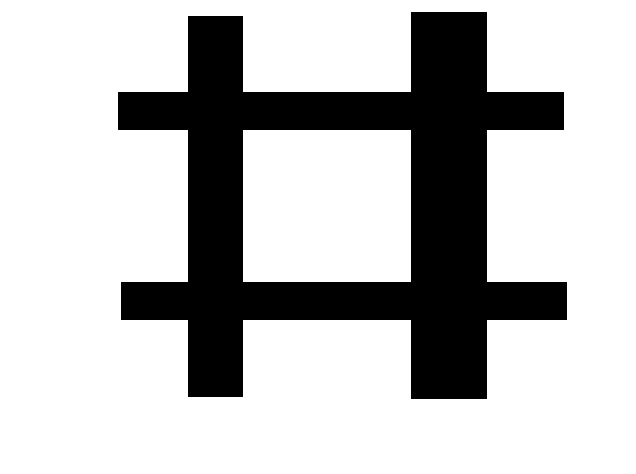
#> input picture _4.python/__code/科班出身的AI人必修課：OpenCV影像處理/chapter9/sobel4.bmp, 636 x 474 px
$ python '例9.12.py'   (older library calls are emulated)
#> lines starting #> are read from the running program, lines starting #| are printed output that depends on the picture; after the words box and inside, x2 and y2 are one past the last pixel; in counts of white or black regions, pixels touching at a corner belong together
# -*- coding: utf-8 -*-
"""
Created on Tue Nov  6 18:50:00 2018

@author: 李立宗  lilizong@gmail.com
《OpenCV图穷匕见——Python实现》 电子工业出版社
"""

import cv2
o = cv2.imread('sobel4.bmp',cv2.IMREAD_GRAYSCALE)
#> o: shape (474, 636); 75.4% white; 1 black region, box (x1, y1, x2, y2) and area: (118, 12, 567, 399) 74307
scharrx = cv2.Sobel(o,cv2.CV_64F,1,0,-1)
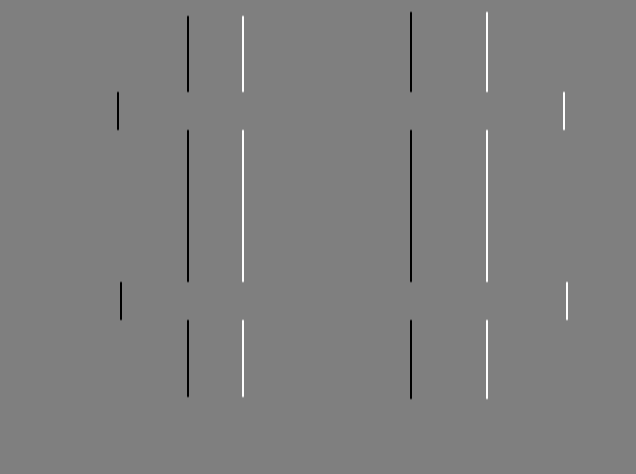
#> scharrx: shape (474, 636) float64; min -1020, max 1020, mean 0; drawn with min black and max white
scharry = cv2.Sobel(o,cv2.CV_64F,0,1,-1)
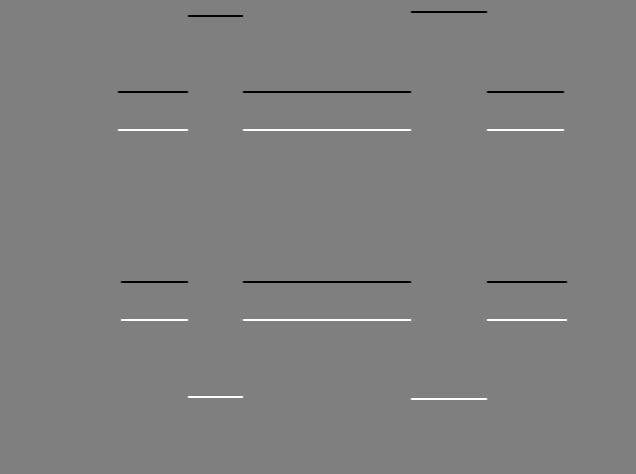
#> scharry: shape (474, 636) float64; min -1020, max 1020, mean 0; drawn with min black and max white
scharrx = cv2.convertScaleAbs(scharrx)   # 转回uint8
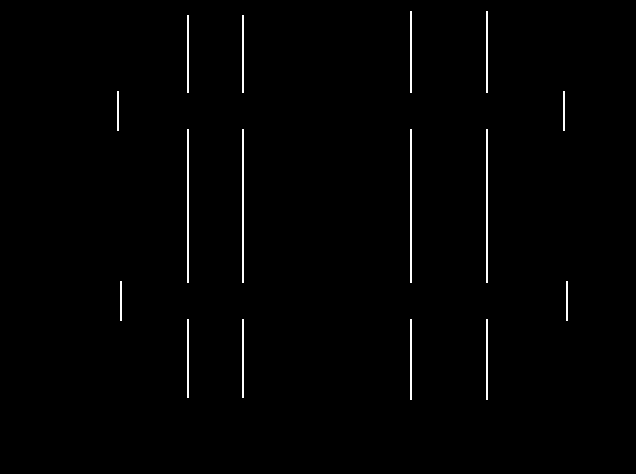
#> scharrx: shape (474, 636); 0.94% white in thin lines or dots, all inside (x1, y1, x2, y2) = (117, 11, 568, 400)
scharry = cv2.convertScaleAbs(scharry)
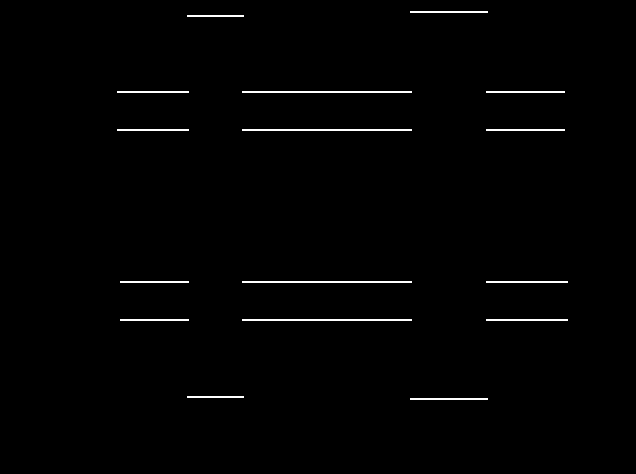
#> scharry: shape (474, 636); 1% white in thin lines or dots, all inside (x1, y1, x2, y2) = (117, 11, 568, 400)
cv2.imshow("original",o)
cv2.imshow("x",scharrx)
cv2.imshow("y",scharry)
cv2.waitKey()
cv2.destroyAllWindows()

$ run again, with _4.python/__code/科班出身的AI人必修課：OpenCV影像處理/chapter9/sobel1.bmp copied over _4.python/__code/科班出身的AI人必修課：OpenCV影像處理/chapter9/sobel4.bmp
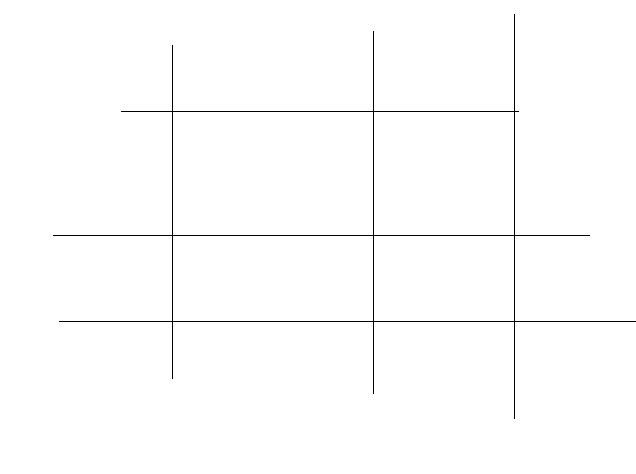
#> input picture _4.python/__code/科班出身的AI人必修課：OpenCV影像處理/chapter9/sobel1.bmp, 636 x 474 px
#> o: shape (474, 636); 99.1% white; black in thin lines or dots, all inside (x1, y1, x2, y2) = (53, 14, 636, 419)
#> `scharry = cv2.Sobel(o,cv2.CV_64F,0,1,-1)`:
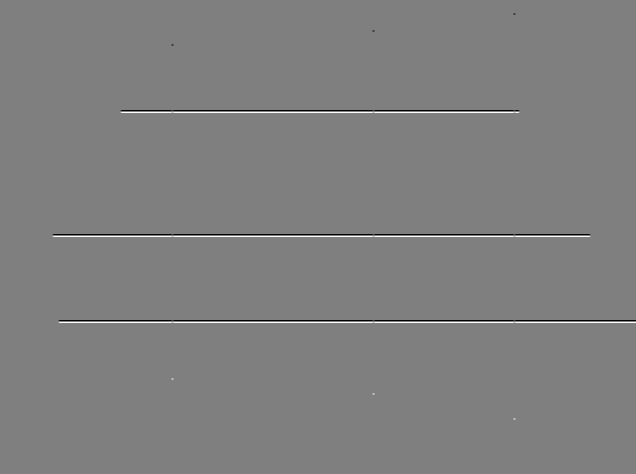
#> scharry: shape (474, 636) float64; min -1020, max 1020, mean 0; drawn with min black and max white
#> `scharry = cv2.convertScaleAbs(scharry)`:
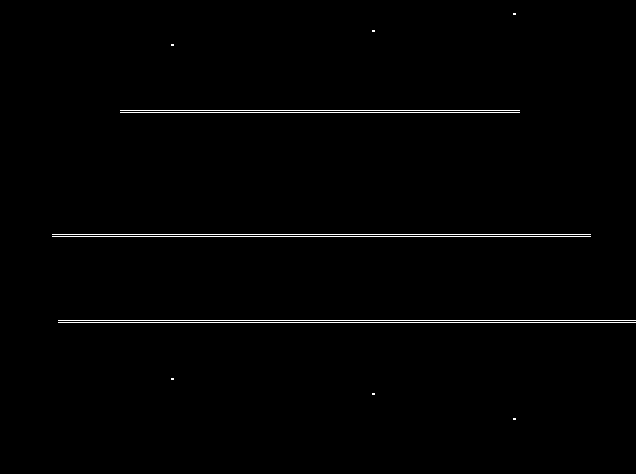
#> scharry: shape (474, 636); 1% white in thin lines or dots, all inside (x1, y1, x2, y2) = (52, 13, 636, 420)

$ run again, with _4.python/__code/科班出身的AI人必修課：OpenCV影像處理/chapter9/sobel2.bmp copied over _4.python/__code/科班出身的AI人必修課：OpenCV影像處理/chapter9/sobel4.bmp
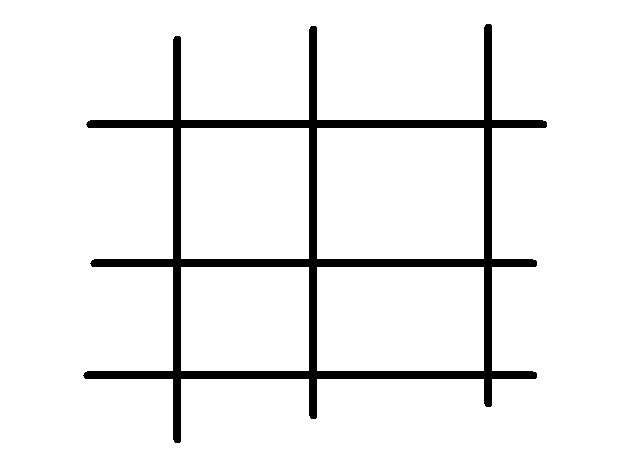
#> input picture _4.python/__code/科班出身的AI人必修課：OpenCV影像處理/chapter9/sobel2.bmp, 636 x 474 px
#> o: shape (474, 636); 93.5% white; 1 black region, box (x1, y1, x2, y2) and area: (83, 24, 547, 443) 19700
#> `scharry = cv2.Sobel(o,cv2.CV_64F,0,1,-1)`:
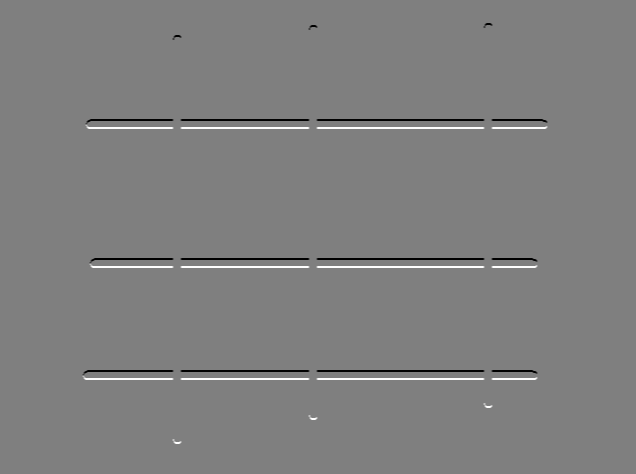
#> scharry: shape (474, 636) float64; min -1020, max 1020, mean 0; drawn with min black and max white
#> `scharry = cv2.convertScaleAbs(scharry)`:
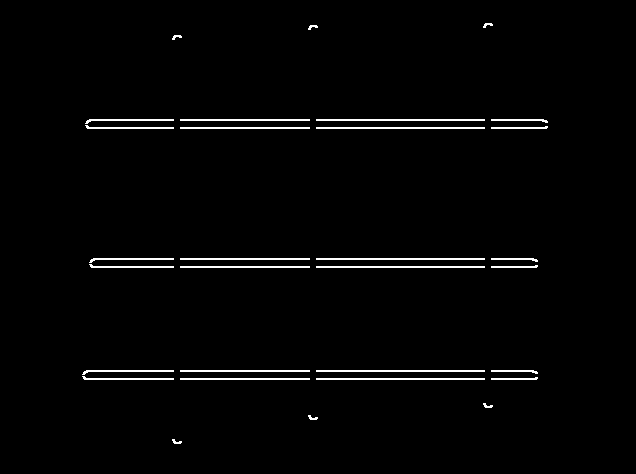
#> scharry: shape (474, 636); 1.8% white in thin lines or dots, all inside (x1, y1, x2, y2) = (82, 23, 548, 444)

$ run again, with _4.python/__code/科班出身的AI人必修課：OpenCV影像處理/chapter9/sobel3.bmp copied over _4.python/__code/科班出身的AI人必修課：OpenCV影像處理/chapter9/sobel4.bmp
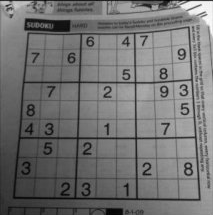
#> input picture _4.python/__code/科班出身的AI人必修課：OpenCV影像處理/chapter9/sobel3.bmp, 213 x 215 px
#> o is the input picture: shape (215, 213); min 0, max 255, mean 113.6
#> `scharrx = cv2.convertScaleAbs(scharrx)`:
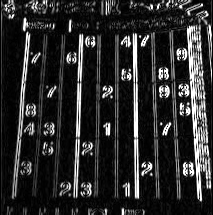
#> scharrx: shape (215, 213); min 0, max 255, mean 44
#> `scharry = cv2.convertScaleAbs(scharry)`:
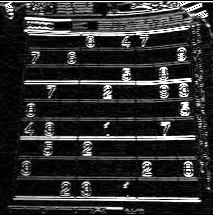
#> scharry: shape (215, 213); min 0, max 255, mean 46.9
